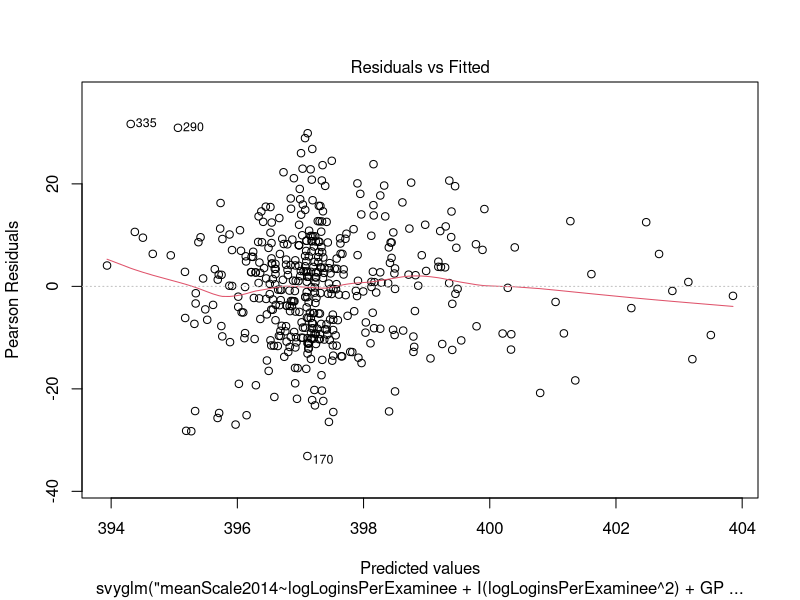
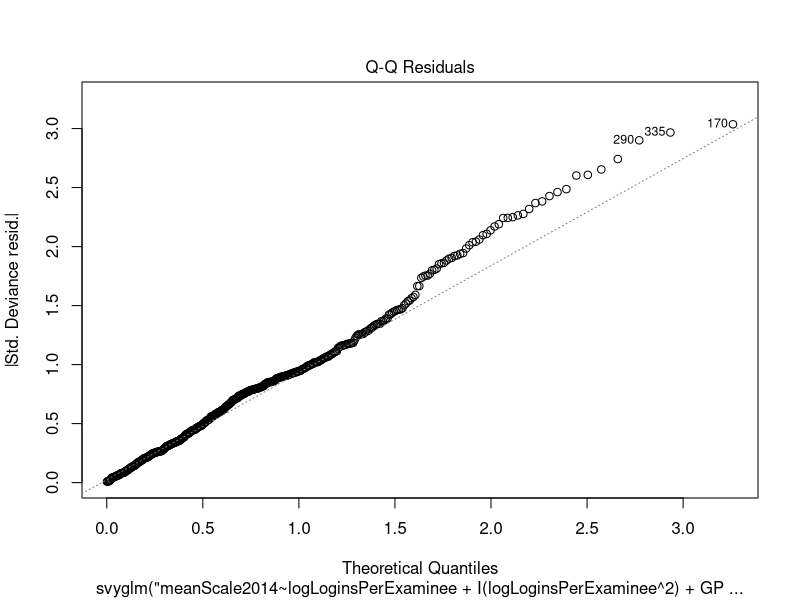
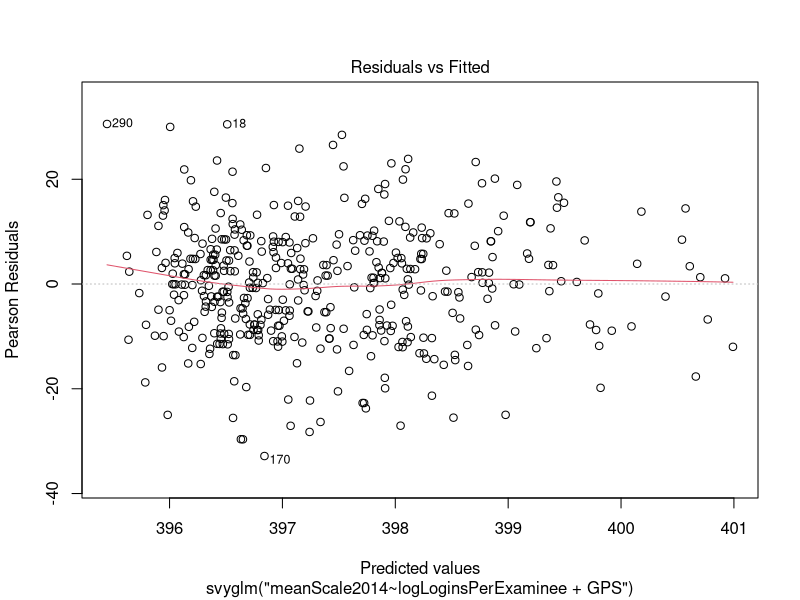
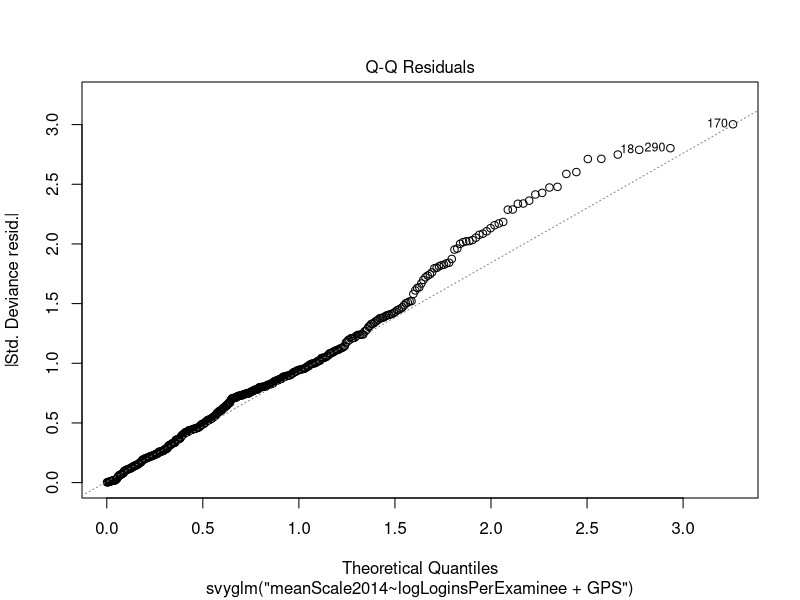

Source code (R) for these figures, in order:
## ---- chunk 1
knitr::opts_chunk$set(echo = TRUE)
data = read.csv('data/cleaned_data_GPS.csv')
## ---- chunk 2
#fit the outcome model
library(survey)
# there is no weighting but use this package to apply the predict and svyconstrast function later
designAN <- svydesign(id=~1,weights=~1,data =data)

OutcomeModel <- svyglm(formula="meanScale2014~logLoginsPerExaminee + I(logLoginsPerExaminee^2) + GPS + I(GPS^2) + logLoginsPerExaminee:GPS", design = designAN)
summary(OutcomeModel)
## ---- chunk 3
plot(OutcomeModel, which = 1)
plot(OutcomeModel, which = 2)
## ---- chunk 4
## THIS PART IS TAKEN FROM 
## The Leite, W. (2019, December 20). Practical propensity score methods using R. Sage Research Methods. https://methods.sagepub.com/book/practical-propensity-score-methods-using-r/i852.xml


#Estimate the treatment effect at percentiles of GPS
all.effects <- data.frame()#storage

#loop through percentiles of dosage from 1% to 99%
for (dose in quantile(data$logLoginsPerExaminee,probs=seq(0.01,1,0.01)) ) {
  
    #predict outcome given all the GPS for a fixed value of dosage
    effects <- predict(OutcomeModel,type="response", vcov=T,
                      newdata=data.frame(logLoginsPerExaminee=dose, GPS=data$GPS)  )
    
    effect <- svycontrast(effects,rep(1/nrow(data),nrow(data)))
    
    all.effects <- rbind(all.effects,data.frame(effect)) #accumulate results
}

#create a dataset of percentile of doses and responses
doseResponses <- data.frame(percentile = seq(1,100,1),
                           logLoginsPerExaminee=quantile(data$logLoginsPerExaminee,probs=seq(0.01,1,0.01)),
                           all.effects)

names(doseResponses)[3:4] <- c("meanScale2014","SE")

#calculate confidence intervals
doseResponses$lowerCL <- with(doseResponses, meanScale2014 - 1.96*SE)
doseResponses$upperCL <- with(doseResponses, meanScale2014 + 1.96*SE)

# export to be plotted in python
write.csv(doseResponses, file="data/doseResponses.csv")
## ---- chunk 5
OutcomeModel2 <- svyglm(formula="meanScale2014~logLoginsPerExaminee + GPS", design = designAN)
summary(OutcomeModel2)
## ---- chunk 6
plot(OutcomeModel2, which = 1)
plot(OutcomeModel2, which = 2)
## ---- chunk 7
## THIS PART IS TAKEN FROM 
## The Leite, W. (2019, December 20). Practical propensity score methods using R. Sage Research Methods. https://methods.sagepub.com/book/practical-propensity-score-methods-using-r/i852.xml


#Estimate the treatment effect at percentiles of GPS
all.effects <- data.frame()#storage

#loop through percentiles of dosage from 1% to 99%
for (dose in quantile(data$logLoginsPerExaminee,probs=seq(0.01,1,0.01)) ) {
  
    #predict outcome given all the GPS for a fixed value of dosage
    effects <- predict(OutcomeModel2,type="response", vcov=T,
                      newdata=data.frame(logLoginsPerExaminee=dose, GPS=data$GPS)  )
    
    effect <- svycontrast(effects,rep(1/nrow(data),nrow(data)))
    
    all.effects <- rbind(all.effects,data.frame(effect)) #accumulate results
}

#create a dataset of percentile of doses and responses
doseResponses <- data.frame(percentile = seq(1,100,1),
                           logLoginsPerExaminee=quantile(data$logLoginsPerExaminee,probs=seq(0.01,1,0.01)),
                           all.effects)

names(doseResponses)[3:4] <- c("meanScale2014","SE")

#calculate confidence intervals
doseResponses$lowerCL <- with(doseResponses, meanScale2014 - 1.96*SE)
doseResponses$upperCL <- with(doseResponses, meanScale2014 + 1.96*SE)

# export to be plotted in python
write.csv(doseResponses, file="data/doseResponses2.csv")
